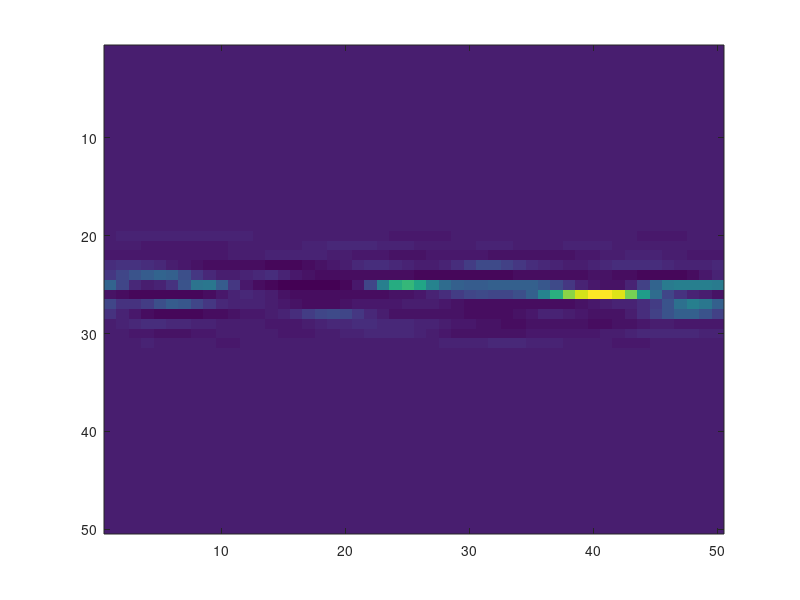

This figure's MATLAB source:
%script to generate "true" permeability field

close all;

Nx = 50;
Ny = 50; 
Lx = 100; %m
Ly = 100; %m
clx = 10.0; %correlation length
cly = 10.0; %correlation length
k_avg = 2.72e-10; %m^2
V_dp = 0.9; %Dykstra-Parsons coefficient

xnodes = linspace(-Lx/2,Lx/2,Nx+1);
ynodes = linspace(-Ly/2,Ly/2,Ny+1);
xcent = 0.5*(xnodes(1:end-1)+xnodes(2:end));
ycent = 0.5*(ynodes(1:end-1)+ynodes(2:end));
[X,Y] = meshgrid(xcent,ycent);
s = -log(1-V_dp);
mu = log(k_avg)-s^2/2;
Z = s*randn(Nx,Ny);
F = exp(-(X.^2/(clx^2/2.0)+Y.^2/(cly^2/2.0)));
f = 2.0/sqrt(pi)*Lx/sqrt(Nx*Ny)/sqrt(clx)/sqrt(cly)*ifft(fft(Z).*fft(F'));
perm = exp(mu+real(f))';

imagesc(perm);

dlmwrite('true_perm.dat',[X(:)+Lx/2,Y(:)+Ly/2,perm(:)],' ')